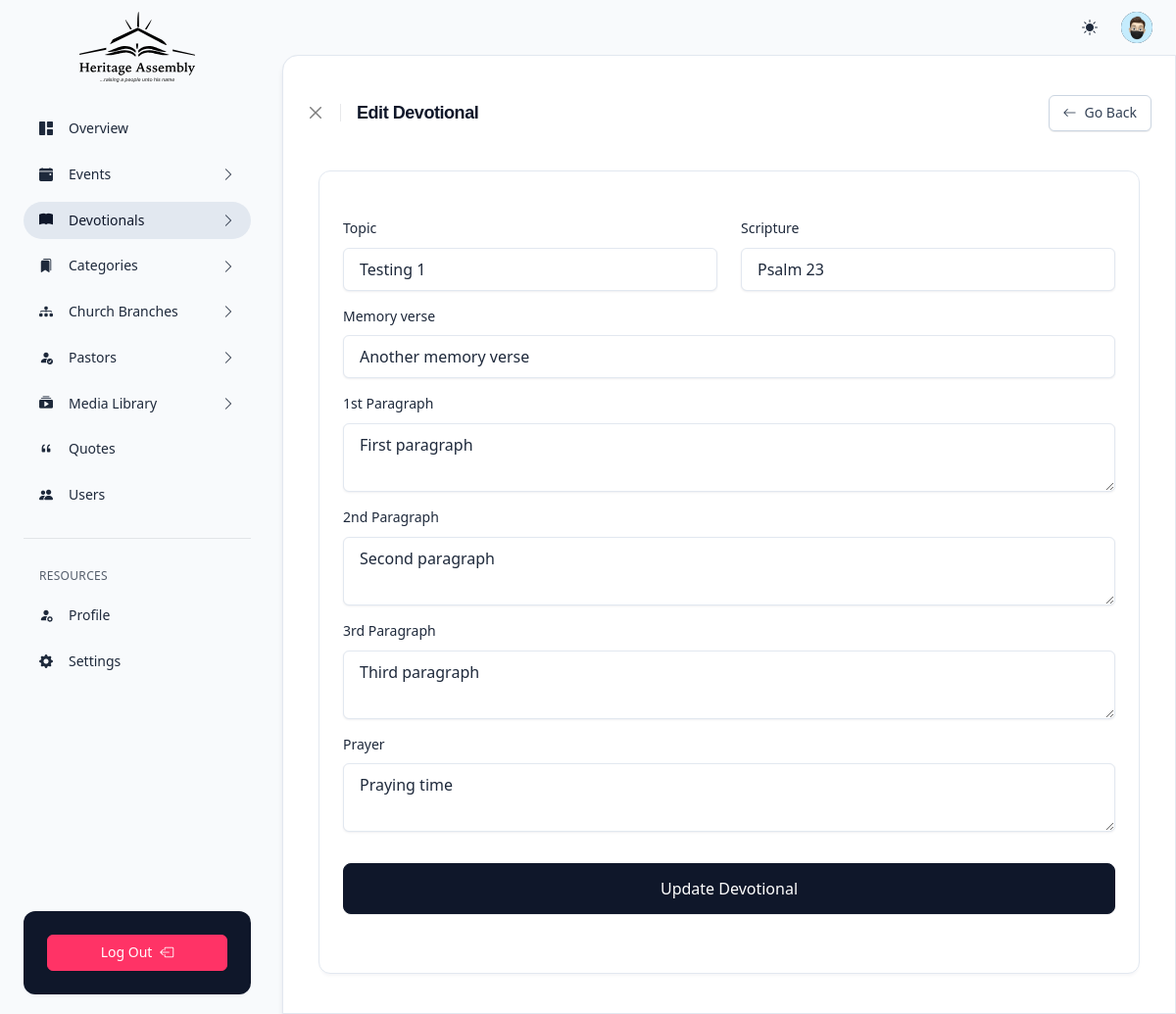
Page /edit-devotional?id=3 (signed in) on the committed database.
### tables this page shows
CREATE TABLE `tbl_devotionals` (
  `id` int(11) NOT NULL,
  `topic` varchar(100) NOT NULL,
  `scripture` varchar(100) NOT NULL,
  `memoryVerse` varchar(255) NOT NULL,
  `firstParagraph` longtext DEFAULT NULL,
  `secondParagraph` longtext DEFAULT NULL,
  `thirdParagraph` longtext DEFAULT NULL,
  `prayer` longtext DEFAULT NULL,
  `dateCreated` datetime DEFAULT current_timestamp()
);

### edit-devotional.php (the view, shortened to what this page needs)
<?php
    include "./components/header.php";
    require_once "./auth/update.php";
    $id = $_GET['id'];
    $select_query = "SELECT * FROM tbl_devotionals WHERE id='$id'";
    $result = mysqli_query($conn, $select_query);
    if (mysqli_num_rows($result) > 0) {
        while($row = mysqli_fetch_assoc($result)) {
            $topic = $row['topic'];
            $scripture = $row['scripture'];
            $memoryVerse = $row['memoryVerse'];
            $firstParagraph = $row['firstParagraph'];
            $secondParagraph = $row['secondParagraph'];
            $thirdParagraph = $row['thirdParagraph'];
            $prayer = $row['prayer'];
        }
    }
?>
    <div class="d-flex flex-column flex-lg-row h-lg-100 gap-1">
        <?php include "./components/side-nav.php"; ?>
        <div class="flex-lg-fill overflow-x-auto ps-lg-1 vstack vh-lg-100 position-relative">
            <?php include "./components/topnav.php"; ?>
            <div class="flex-fill overflow-y-lg-auto scrollbar bg-body rounded-top-4 rounded-top-start-lg-4 rounded-top-end-lg-0 border-top border-lg shadow-2">
                <main class="container-fluid px-6 pb-10">
                    <header class="py-10">
                        <div class="row align-items-center">
                            <div class="col">
                                <div class="d-flex align-items-center gap-4">
                                    <div><button type="button" onclick="history.back()" class="btn-close text-xs" aria-label="Close"></button></div>
                                    <h1 class="h4 ls-tight">Edit Devotional</h1>
                                </div>
                            </div>
                            <div class="col-auto d-none d-md-block">
                                <div class="hstack gap-2 justify-content-end">
                                    <button onclick="history.back()" class="btn d-inline-flex btn-sm btn-neutral"><span class="pe-2"><i class="bi bi-arrow-left"></i></span> <span>Go Back</span></button>
                                </div>
                            </div>
                        </div>
                    </header>
                    <div class="container">
                        <div class="card">
                            <div class="card-body pb-0">
                                <form class="row mb-5 mt-5" action="<?php echo htmlspecialchars($_SERVER["PHP_SELF"]); ?>" method="POST">
                                    <div class="col-sm-6 mb-3">
                                        <label class="form-label">Topic</label>
                                        <input class="form-control" name="topic" value="<?php echo $topic; ?>" type="text">
                                    </div>
                                    <div class="col-sm-6 mb-3">
                                        <label class="form-label">Scripture</label>
                                        <input class="form-control" name="scripture" value="<?php echo $scripture; ?>" type="text">
                                    </div>
                                    <div class="mb-3">
                                        <label class="form-label">Memory verse</label>
                                        <input class="form-control" name="memoryVerse" value="<?php echo $memoryVerse; ?>" type="text">
                                    </div>
                                    <div class="mb-3">
                                        <label class="form-label">1st Paragraph</label>
                                        <textarea class="form-control" name="firstParagraph" row="7" type="text"><?php echo $firstParagraph; ?></textarea>
                                    </div>
                                    <div class="mb-3">
                                        <label class="form-label">2nd Paragraph</label>
                                        <textarea class="form-control" name="secondParagraph" row="7" type="text"><?php echo $secondParagraph; ?></textarea>
                                    </div>
                                    <div class="mb-3">
                                        <label class="form-label">3rd Paragraph</label>
                                        <textarea class="form-control" name="thirdParagraph" row="7" type="text"><?php echo $thirdParagraph; ?></textarea>
                                    </div>
                                    <div class="mb-3">
                                        <label class="form-label">Prayer</label>
                                        <textarea class="form-control" name="prayer" row="7" type="text"><?php echo $prayer; ?></textarea>
                                    </div>
                                    <div class="mt-5 mb-10">
                                        <button type="submit" name="button update_devotional_btn" class="btn w-100 btn-lg btn-dark" onclick="this.classList.toggle('button--loading')">
                                            <span class="button__text">Update Devotional</span>
                                        </button>
                                    </div>
                                </form>
                            </div>
                        </div>
                    </div>
                </main>
            </div>
        </div>
    </div>
<?php include "./components/footer.php"; ?>

### assets/css/utility.css (style rules this page uses)
[class*=shadow] { transition: all .15s ease-in-out }
.overflow-x-auto { overflow-x: auto!important }
.d-flex { display: flex!important }
.d-inline-flex { display: inline-flex!important }
.d-none { display: none!important }
.shadow-2 { box-shadow: 0 6px 6px -1px rgba(10,22,70,.1),0 0 1px rgba(10,22,70,.06)!important }
.position-relative { position: relative!important }
.border-top { border-top: var(--x-border-width)var(--x-border-style)var(--x-border-color)!important }
.w-100 { width: 100%!important }
.flex-fill { flex: auto!important }
.flex-column { flex-direction: column!important }
.justify-content-end { justify-content: flex-end!important }
.align-items-center { align-items: center!important }
.mt-5 { margin-top: 1.25rem!important }
.mb-3 { margin-bottom: .75rem!important }
.mb-5 { margin-bottom: 1.25rem!important }
.mb-10 { margin-bottom: 2.5rem!important }
.px-6 { padding-left: 1.5rem!important; padding-right: 1.5rem!important }
.py-10 { padding-top: 2.5rem!important; padding-bottom: 2.5rem!important }
.pe-2 { padding-right: .5rem!important }
.pb-0 { padding-bottom: 0!important }
.pb-10 { padding-bottom: 2.5rem!important }
.gap-1 { gap: .25rem!important }
.gap-2 { gap: .5rem!important }
.gap-4 { gap: 1rem!important }
.bg-body { --x-bg-opacity: 1; background-color: rgba(var(--x-body-bg-rgb),var(--x-bg-opacity))!important }
.bg-body-tertiary { --x-bg-opacity: 1; background-color: rgba(var(--x-tertiary-bg-rgb),var(--x-bg-opacity))!important }
.rounded-top-4 { border-top-left-radius: 1rem!important; border-top-right-radius: 1rem!important }
.text-xs { font-size: .75rem!important }
.ls-tight { letter-spacing: -.025em!important }
@media (min-width: 768px) { .d-md-block { display:block!important } }
@media (min-width: 992px) { .overflow-y-lg-auto { overflow-y:auto!important } }
@media (min-width: 992px) { .border-lg { border: var(--x-border-width)var(--x-border-style)var(--x-border-color)!important } }
@media (min-width: 992px) { .h-lg-100 { height: 100%!important } }
@media (min-width: 992px) { .vh-lg-100 { height: 100vh!important } }
@media (min-width: 992px) { .flex-lg-fill { flex: auto!important } }
@media (min-width: 992px) { .flex-lg-row { flex-direction: row!important } }
@media (min-width: 992px) { .ps-lg-1 { padding-left: .25rem!important } }
@media (min-width: 992px) { .rounded-top-start-lg-4 { border-top-left-radius: 1rem!important } }
@media (min-width: 992px) { .rounded-top-end-lg-0 { border-top-right-radius: 0!important } }

### assets/css/datatable.css (style rules this page uses)
:root { --dt-row-selected: 13, 110, 253; --dt-row-selected-text: 255, 255, 255; --dt-row-selected-link: 9, 10, 11; --dt-row-stripe: 0, 0, 0; --dt-row-hover: 0, 0, 0; --dt-column-ordering: 0, 0, 0; --dt-html-background: white }

### rows in the picture
tbl_devotionals: topic "Testing 1", scripture "Psalm 23", memoryVerse "Another memory verse", firstParagraph "First paragraph", secondParagraph "Second paragraph", thirdParagraph "Third paragraph", prayer "Praying time"
